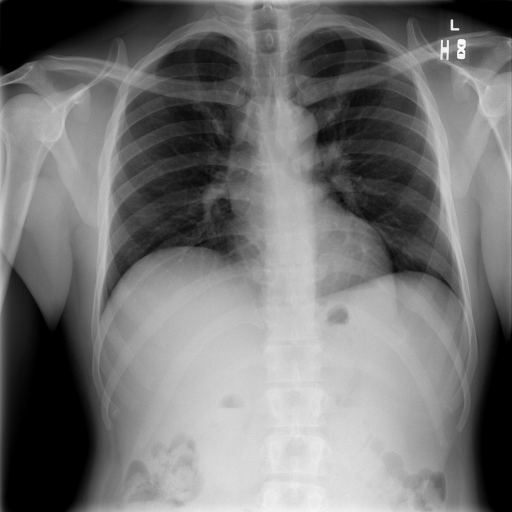
#> input picture img1.png, 1024 x 1024 px (shown at 1/2 size); its folder holds only this picture in this run
$ python -i project1.py   (imports and definitions only)   (older library calls are emulated)
#> lines starting #> are read from the running program, lines starting #| are printed output that depends on the picture
import cv2
import numpy as np
import matplotlib.pyplot as plt
from skimage.metrics import peak_signal_noise_ratio, structural_similarity
import os


# --------------------------------------------------
# Load and preprocess X-ray image
# --------------------------------------------------
def load_xray_image(image_path):
    image = cv2.imread(image_path, cv2.IMREAD_GRAYSCALE)

    if image is None:
        raise ValueError(f"❌ Image not found: {image_path}")

    image = cv2.resize(image, (512, 512))
    image = image.astype(np.float32) / 255.0
    return image


# --------------------------------------------------
# Noise Estimation
# --------------------------------------------------
def estimate_noise(image):
    laplacian = cv2.Laplacian(image, cv2.CV_32F)
    return np.std(laplacian)


# --------------------------------------------------
# Adaptive Denoising
# --------------------------------------------------
def adaptive_denoising(image, noise_level):
    image_uint8 = np.uint8(image * 255)

    if noise_level < 0.02:
        denoised = cv2.GaussianBlur(image_uint8, (3, 3), 0)
    elif noise_level < 0.05:
        denoised = cv2.medianBlur(image_uint8, 3)
    else:
        denoised = cv2.bilateralFilter(image_uint8, 9, 75, 75)

    return denoised.astype(np.float32) / 255.0


# --------------------------------------------------
# Adaptive Contrast Enhancement
# --------------------------------------------------
def adaptive_contrast(image, noise_level):
    image_uint8 = np.uint8(image * 255)

    clip_limit = 1.5 if noise_level > 0.05 else 2.5
    clahe = cv2.createCLAHE(clipLimit=clip_limit, tileGridSize=(8, 8))

    enhanced = clahe.apply(image_uint8)
    return enhanced.astype(np.float32) / 255.0


# --------------------------------------------------
# Edge-Preserving Sharpening
# --------------------------------------------------
def edge_preserving_sharpen(image):
    blurred = cv2.GaussianBlur(image, (3, 3), 0)
    sharpened = cv2.addWeighted(image, 1.2, blurred, -0.2, 0)
    return np.clip(sharpened, 0, 1)


# --------------------------------------------------
# Complete Pipeline
# --------------------------------------------------
def portable_xray_pipeline(image_path):
    original = load_xray_image(image_path)
#> in load_xray_image, image is the input picture: shape (1024, 1024); min 0, max 255, mean 115.9
#> in load_xray_image, `image = cv2.resize(image, (512, 512))`:
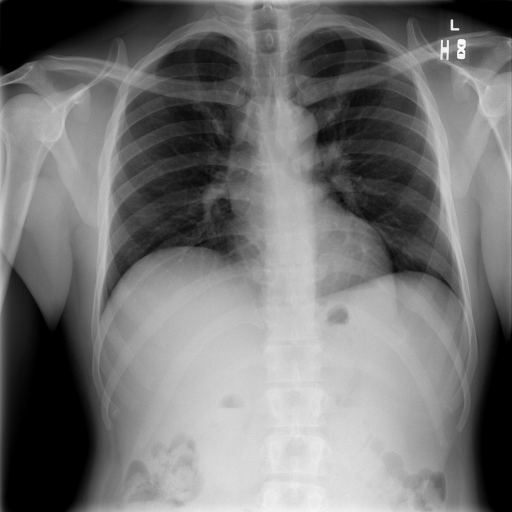
#> image: shape (512, 512); min 0, max 252, mean 116
    noise_level = estimate_noise(original)
#> in estimate_noise, `laplacian = cv2.Laplacian(image, cv2.CV_32F)`:
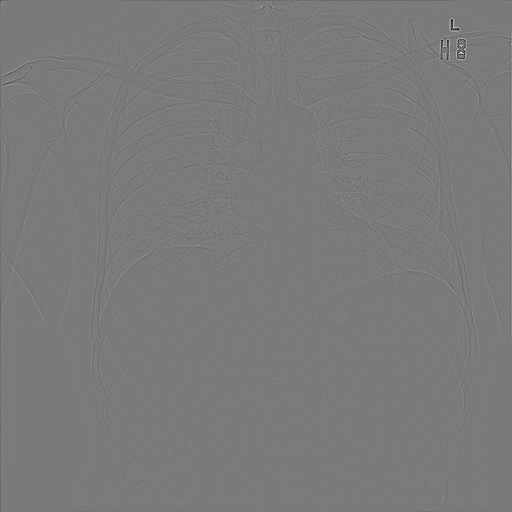
#> laplacian: shape (512, 512) float32; min -1.09, max 1.18, mean -0.00011; drawn with min black and max white
#> noise_level = 0.0352

    denoised = adaptive_denoising(original, noise_level)
    contrast_enhanced = adaptive_contrast(denoised, noise_level)
#> in adaptive_contrast, `clip_limit = 1.5 if noise_level > 0.05 else 2.5`: clip_limit = 2.5
#> in adaptive_contrast, `enhanced = clahe.apply(image_uint8)`:
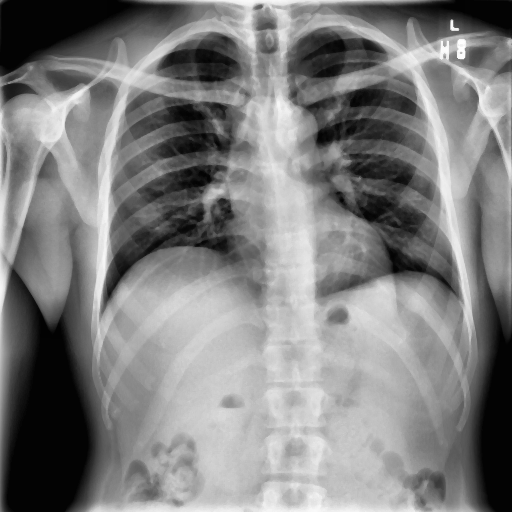
#> enhanced: shape (512, 512); min 2, max 254, mean 127.1
    final_image = edge_preserving_sharpen(contrast_enhanced)

    return original, final_image, noise_level


# --------------------------------------------------
# Evaluation Metrics
# --------------------------------------------------
def evaluate_image(original, enhanced):
    original_uint8 = np.uint8(original * 255)
    enhanced_uint8 = np.uint8(enhanced * 255)

    psnr_val = peak_signal_noise_ratio(original_uint8, enhanced_uint8)
    ssim_val = structural_similarity(original_uint8, enhanced_uint8)

    return psnr_val, ssim_val


# --------------------------------------------------
# MAIN (Batch Processing)
# --------------------------------------------------
# [40 lines not run here, left out]

>>> result = portable_xray_pipeline('img1.png')

$ run again, on img10.png
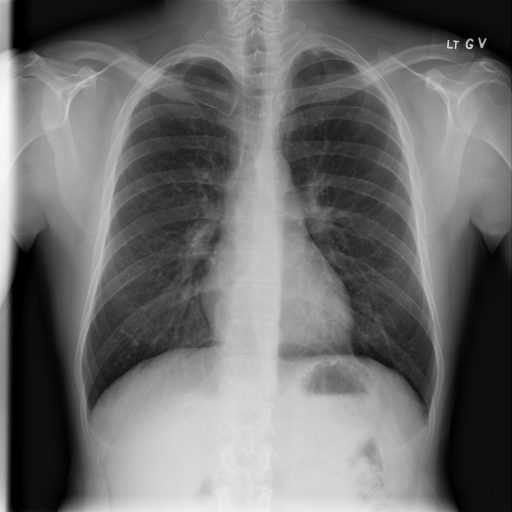
#> input picture img10.png, 1024 x 1024 px (shown at 1/2 size)
#> in load_xray_image, image is the input picture: shape (1024, 1024); min 0, max 253, mean 109.7
#> in estimate_noise, `laplacian = cv2.Laplacian(image, cv2.CV_32F)`:
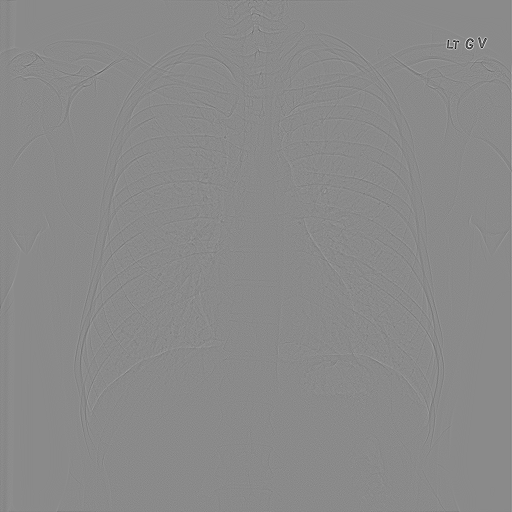
#> laplacian: shape (512, 512) float32; min -1.3, max 1.09, mean 3.33e-05; drawn with min black and max white
#> noise_level = 0.0338
#> clip_limit = 2.5
#> in adaptive_contrast, `enhanced = clahe.apply(image_uint8)`:
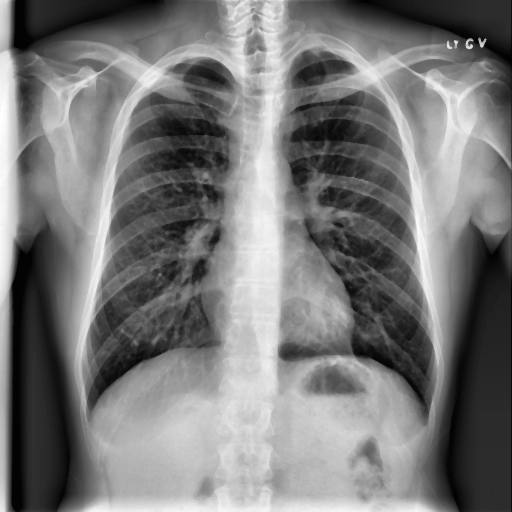
#> enhanced: shape (512, 512); min 1, max 254, mean 120.7

$ run again, on img11.png
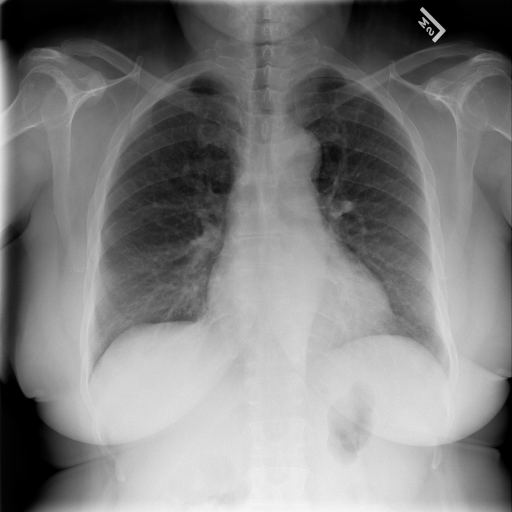
#> input picture img11.png, 1024 x 1024 px (shown at 1/2 size)
#> in load_xray_image, image is the input picture: shape (1024, 1024); min 0, max 250, mean 127.1
#> in load_xray_image, `image = cv2.resize(image, (512, 512))`:
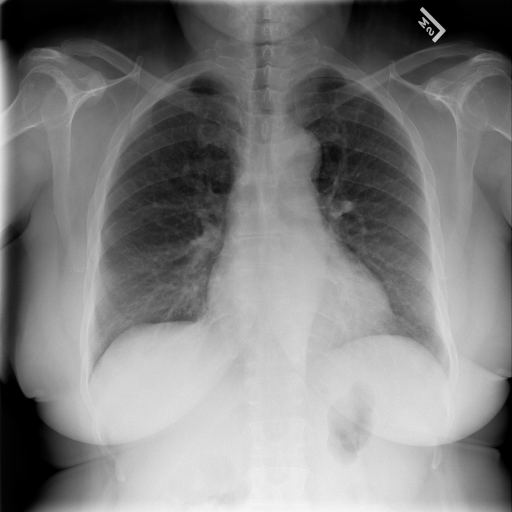
#> image: shape (512, 512); min 0, max 249, mean 127.3
#> noise_level = 0.0377
#> clip_limit = 2.5
#> in adaptive_contrast, `enhanced = clahe.apply(image_uint8)`:
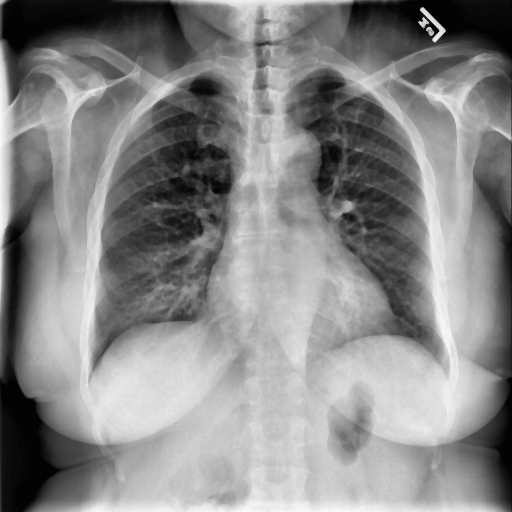
#> enhanced: shape (512, 512); min 1, max 249, mean 135.3

$ run again, on img12.png
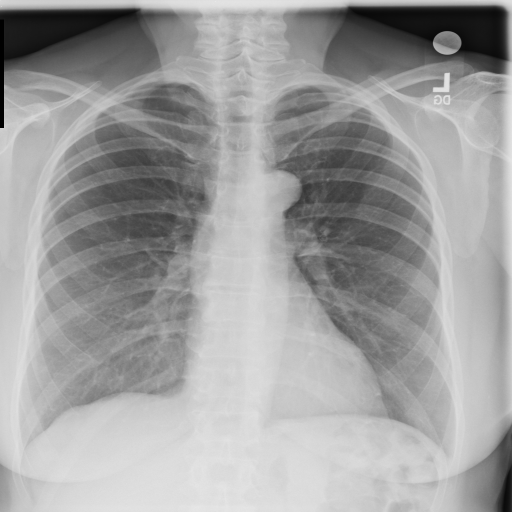
#> input picture img12.png, 1024 x 1024 px (shown at 1/2 size)
#> in load_xray_image, image is the input picture: shape (1024, 1024); min 0, max 233, mean 158.4
#> in estimate_noise, `laplacian = cv2.Laplacian(image, cv2.CV_32F)`:
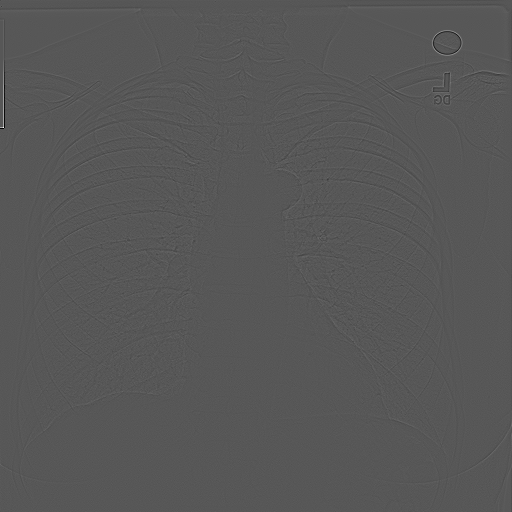
#> laplacian: shape (512, 512) float32; min -0.847, max 1.62, mean -4.45e-05; drawn with min black and max white
#> noise_level = 0.0321
#> clip_limit = 2.5
#> in adaptive_contrast, `enhanced = clahe.apply(image_uint8)`:
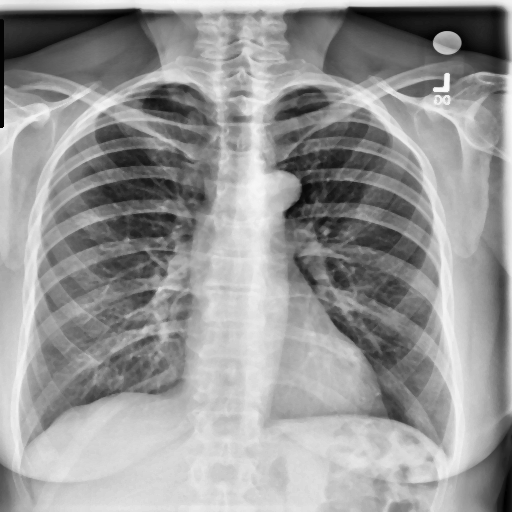
#> enhanced: shape (512, 512); min 1, max 249, mean 151
